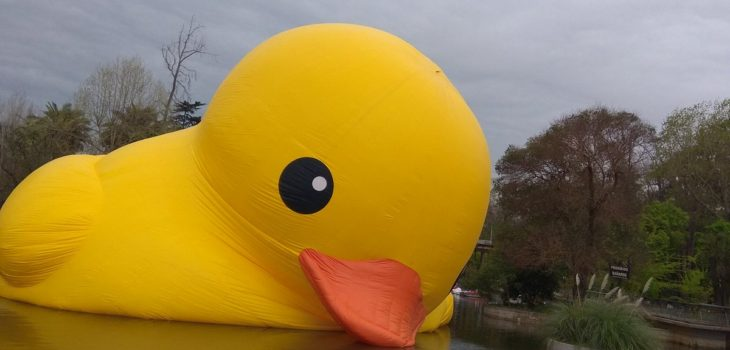
#> input picture catkin_ws/src/ros_cap/tutorial/images/pato.jpg, 730 x 350 px
$ python thresholding.py
#> lines starting #> are read from the running program, lines starting #| are printed output that depends on the picture
import numpy as np
import cv2 as cv

# Revisar distintos tipos de threshold aca
# https://docs.opencv.org/3.4.1/d7/d1b/group__imgproc__misc.html#gaa9e58d2860d4afa658ef70a9b1115576

# Funcion de callback para switch
def updateThresholding(_):
    x = cv.getTrackbarPos('Umbral', 'image')
    thresholding(x)

# Funcion de callback
def thresholding(x):
    global img, switch
    s = cv.getTrackbarPos(switch, 'image')
    if s == 0:
        _, thresh = cv.threshold(img, x, 255, cv.THRESH_TOZERO)
    else:
        _, thresh = cv.threshold(img, x, 255, cv.THRESH_BINARY)
    cv.imshow('image', thresh)


# Lee una imagen
# 0: lee en escala de grises
# 1: lee en colores
img = cv.imread('images/pato.jpg', 0)
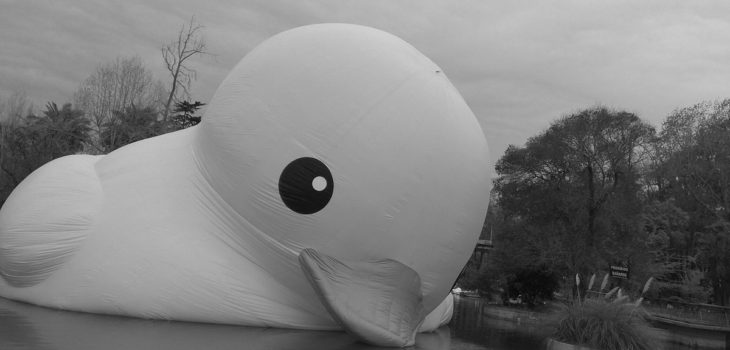
#> img: shape (350, 730); min 3, max 215, mean 125.2

# Crea ventana de nombre 'image'
cv.namedWindow('image')

# Crea trackbars para manejar el color
cv.createTrackbar('Umbral', 'image', 0, 255, thresholding)

# Crea switch para elegir el tipo de filtro
switch = '0: Truncado\n1: Binario\n'
cv.createTrackbar(switch, 'image', 0, 1, updateThresholding)

cv.imshow('image',img)

while(True):
    # Lee teclas
    k = cv.waitKey(1)
#> (key Esc is pressed here)
    # Tecla 'Esc' cierra el programa
    if k == 27:
        break

# Cierra todas las ventanas abiertas
cv.destroyAllWindows()

$ run again, with catkin_ws/src/ros_cap/tutorial/images/arcoiris.jpg copied over catkin_ws/src/ros_cap/tutorial/images/pato.jpg
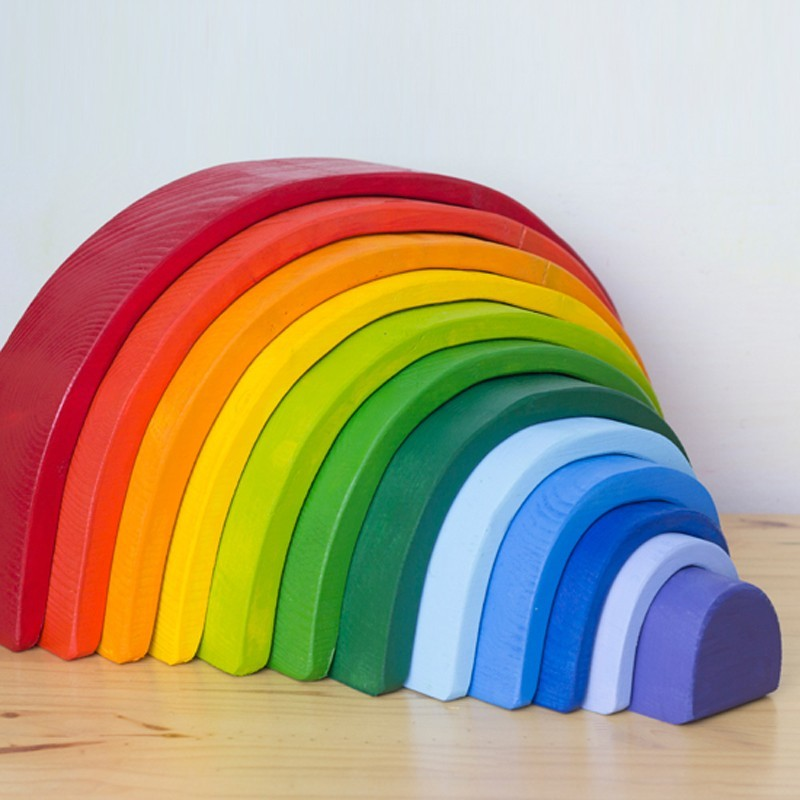
#> input picture catkin_ws/src/ros_cap/tutorial/images/arcoiris.jpg, 800 x 800 px
#> `img = cv.imread('images/pato.jpg', 0)`:
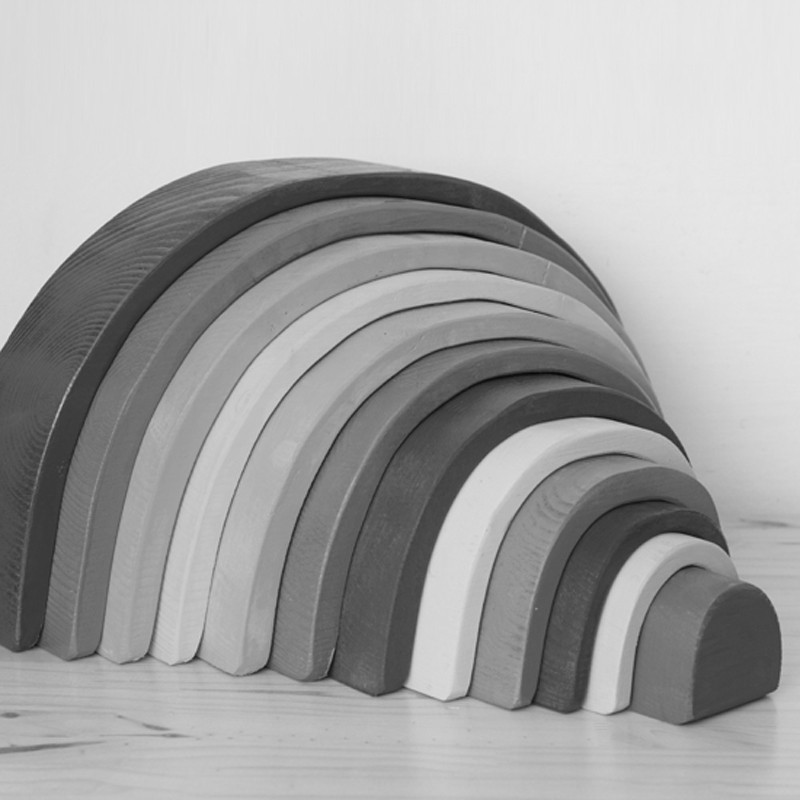
#> img: shape (800, 800); min 7, max 233, mean 164.9
